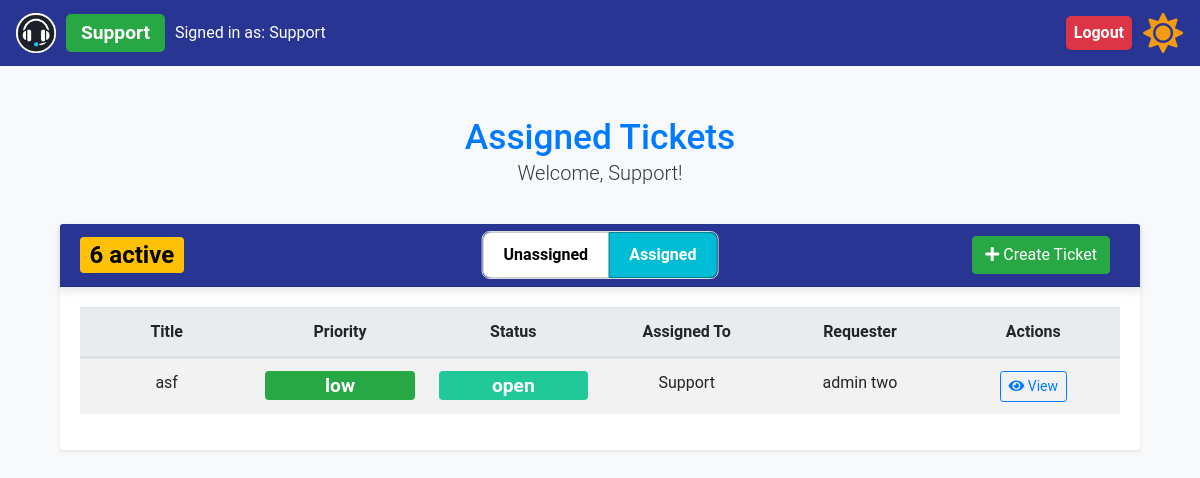
The page /assigned_tickets (signed in) on the database as committed earlier.
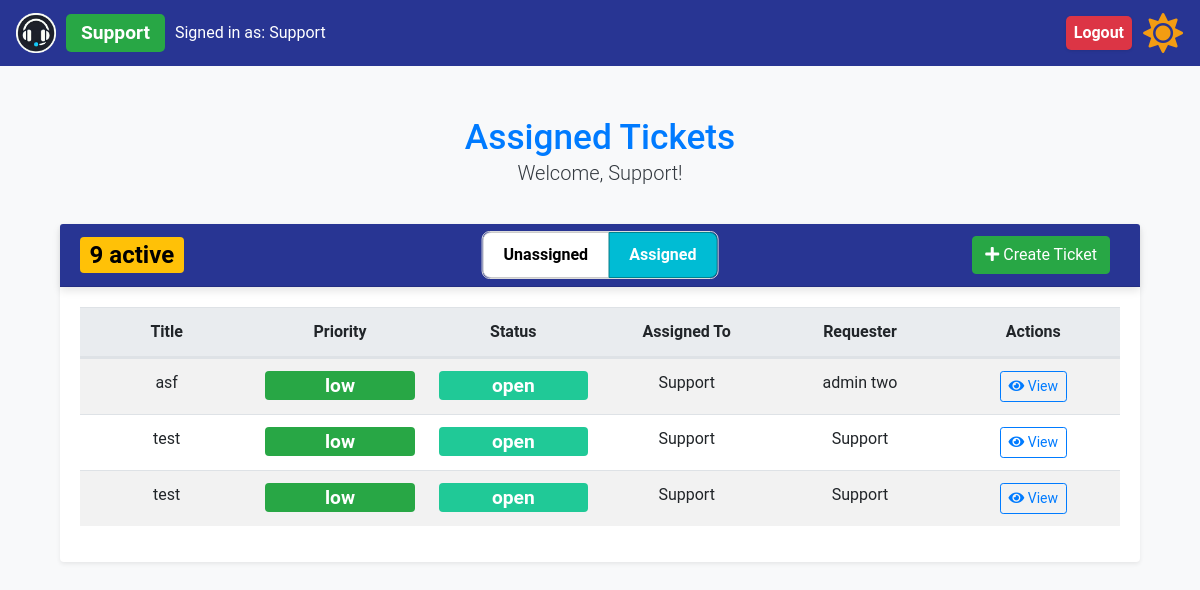
The same page on the database as committed later.
### app/models.py (models this page shows)
class Ticket(db.Model):
    id = db.Column(db.Integer, primary_key=True)
    title = db.Column(db.String(150), nullable=False)
    description = db.Column(db.Text, nullable=False)
    status = db.Column(db.String(50), nullable=False)
    priority = db.Column(db.String(50), nullable=False)
    created_at = db.Column(db.DateTime, default=datetime.utcnow)
    updated_at = db.Column(
        db.DateTime, default=datetime.utcnow, onupdate=datetime.utcnow
    )
    assigned_to = db.Column(db.Integer, db.ForeignKey("user.id"))
    user_id = db.Column(db.Integer, db.ForeignKey("user.id"))
    creator = db.relationship("User", foreign_keys=[user_id], back_populates="created_tickets", overlaps="assigned_tickets,comments")
    assignee = db.relationship("User", foreign_keys=[assigned_to], back_populates="assigned_tickets", overlaps="created_tickets,comments")
    ticket_comments = db.relationship("Comment", back_populates="ticket")

class User(UserMixin, db.Model):
    id = db.Column(db.Integer, primary_key=True)
    name = db.Column(db.String(150), nullable=False)
    email = db.Column(db.String(150), unique=True, nullable=False)
    password = db.Column(db.String(150), nullable=False)
    role = db.Column(db.String(50), nullable=False)
    created_tickets = db.relationship(
        "Ticket",
        foreign_keys="Ticket.user_id",
        back_populates="creator",
        overlaps="assigned_tickets,comments"
    )
    assigned_tickets = db.relationship(
        "Ticket",
        foreign_keys="Ticket.assigned_to",
        back_populates="assignee",
        overlaps="created_tickets,comments"
    )
    user_comments = db.relationship(
        "Comment", back_populates="commenter", overlaps="commenter,comments"
    )

### app/routes.py (the view)
@bp.route("/assigned_tickets", methods=["GET", "POST"])
@login_required
def assigned_tickets():
    if current_user.role != "support" and current_user.role != "admin":
        flash("Only support staff and admins can view this page.", "warning")
        return redirect(url_for("main.all_tickets"))
    if current_user.role == "support":
        assigned_tickets = Ticket.query.filter_by(assigned_to=current_user.id).all()
    else:
        assigned_tickets = Ticket.query.filter(Ticket.assigned_to.isnot(None)).all()
    support_staff = User.query.filter_by(role="support").all()
    return render_template(
        "assigned_tickets.html",
        assigned_tickets=assigned_tickets,  # Ensure this matches the template variable
        support_staff=support_staff,
        view='assigned'  # Pass 'view' as 'assigned' to the template
    )

### app/__init__.py (called while the page is built)
def create_app(config=None):
    app = Flask(__name__, instance_relative_config=True)
    if config:
        app.config.from_object(config)
    else:
        app.config.from_pyfile("config.py")  # Default to development config
    db.init_app(app)
    login_manager.init_app(app)
    migrate.init_app(app, db)
    csrf.init_app(app)  # Initialize CSRF protection with the app
    from .models import User  # Ensure User model is correctly defined
    @login_manager.user_loader
    def load_user(user_id):
        return User.query.get(int(user_id))
    from .routes import bp  # Ensure bp is defined as a Blueprint in routes.py
    app.register_blueprint(bp)
    return app

### app/templates/assigned_tickets.html (shortened to what this page needs)
{% extends "base.html" %}
{% block content %}
<div class="container mt-5">
  <div class="row mb-2">
    <div class="col-12 text-center">
      <h2 class="text-primary mb-0">Assigned Tickets</h2>
      <p class="lead">Welcome, {{ current_user.name }}!</p>
    </div>
  </div>
  <div class="card shadow-sm">
    <div class="card-header bg-primary text-white d-flex justify-content-between align-items-center position-relative">
      <div class="d-flex align-items-center">
        <span class="badge {{ badge_class }}">
          {{ open_tickets_count }} active
        </span>
      </div>
      <div class="toggle-buttons">
        <div class="btn-group toggle-group" role="group" aria-label="Ticket Status Toggle">
          <a href="{{ url_for('main.unassigned_tickets') }}" class="btn btn-toggle {% if view == 'unassigned' %}active{% endif %}">
            Unassigned
          </a>
          <a href="{{ url_for('main.assigned_tickets') }}" class="btn btn-toggle {% if view == 'assigned' %}active{% endif %}">
            Assigned
          </a>
        </div>
      </div>
      <div class="ms-auto">
        <a class="btn btn-success" href="{{ url_for('main.create_ticket') }}">
          <i class="fas fa-plus"></i> Create Ticket
        </a>
      </div>
    </div>
    <div class="card-body">
      <table class="table table-striped table-hover">
        <thead>
          <tr class="d-flex justify-content-between">
            <th class="col text-center">Title</th>
            <th class="col text-center">Priority</th>
            <th class="col text-center">Status</th>
            <th class="col text-center">Assigned To</th>
            <th class="col text-center">Requester</th>
            <th class="col text-center">Actions</th>
          </tr>
        </thead>
        <tbody>
          {% if assigned_tickets|length == 0 %}
          <tr>
            <td colspan="6">
              <div class="text-center">
                <h5>No tickets<h5>
              </div>
            </td>
          </tr>
          {% else %}
          {% for ticket in assigned_tickets %}
          <tr class="d-flex justify-content-between">
            <td class="col text-center">{{ ticket.title }}</td>
            <td class="col text-center">
              <span class="badge badge-priority-{{ ticket.priority }}">
                {{ ticket.priority }}
              </span>
            </td>
            <td class="col text-center">
              <span class="badge badge-status-{{ ticket.status|lower }}">
                {{ ticket.status }}
              </span>
            </td>
            <td class="col text-center">
              {{ ticket.assignee.name if ticket.assignee else 'Unassigned' }}
            </td>
            <td class="col text-center">{{ ticket.creator.name }}</td>
            <td class="col text-center">
              <a href="{{ url_for('main.ticket_details', ticket_id=ticket.id) }}" class="btn btn-outline-primary btn-sm">
                <i class="fas fa-eye"></i> View
              </a>
            </td>
          </tr>
          {% endfor %}
          {% endif %}
        </tbody>
      </table>
    </div>
  </div>
</div>
{% endblock %}

Rows that differ between the two databases and show on the page:
now on this page (row edited): Ticket: title "test", priority "low", status "open", assignee "Support", creator.name "Support"
added Ticket: title "test", priority "low", status "open", assignee "Support", creator.name "Support"
Other text that changed with them:
{{ open_tickets_count }}: "6" → "9"
